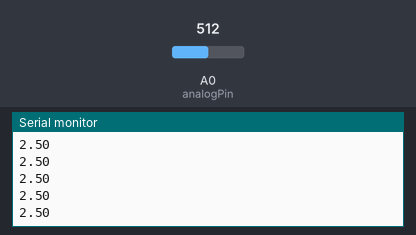
Bench run of a sketch on a simulated Arduino Uno, built with avr-gcc and run on an emulated ATmega328P. On the bench: the last lines printed to the serial monitor. The inputs (shaded band) are chosen by the test bench; at power-on: A0 (analogPin) = 512.

Above: at 1.2 s.
1.3 s: A0 (analogPin) set to 716
At 1.31 s:
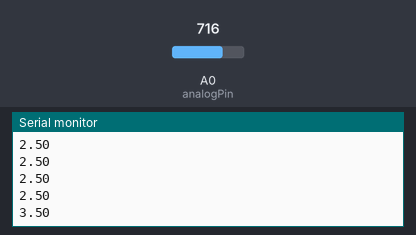
2.8 s: A0 (analogPin) set to 900
At 2.82 s:
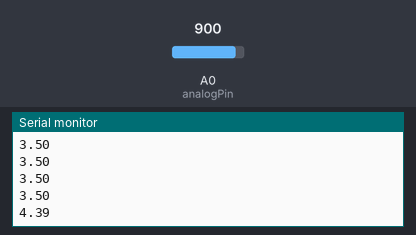
Timing chart, 0 to 5.8 s (numbered marks = the images above; inputs shaded):
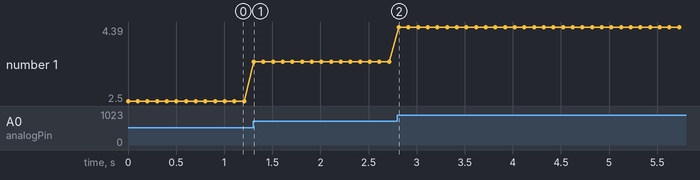

The sketch:

analogReadtest.ino
```cpp
int analogPin = A0;
int val = 0;
void setup(){
    Serial.begin(9600);
}

void loop(){
    val = analogRead(analogPin);
    Serial.println(val * (5.0 / 1024.0));
    delay(100);
}
```

Measured:
- after the input at 1.3 s, the serial monitor: prints a new line at once (image 1)
- after the input at 2.8 s, the serial monitor: prints a new line at once (image 2)
- plotted number 1: 2.5 → 3.5 after the input at 1.3 s, 3.5 → 4.39 after the input at 2.8 s
